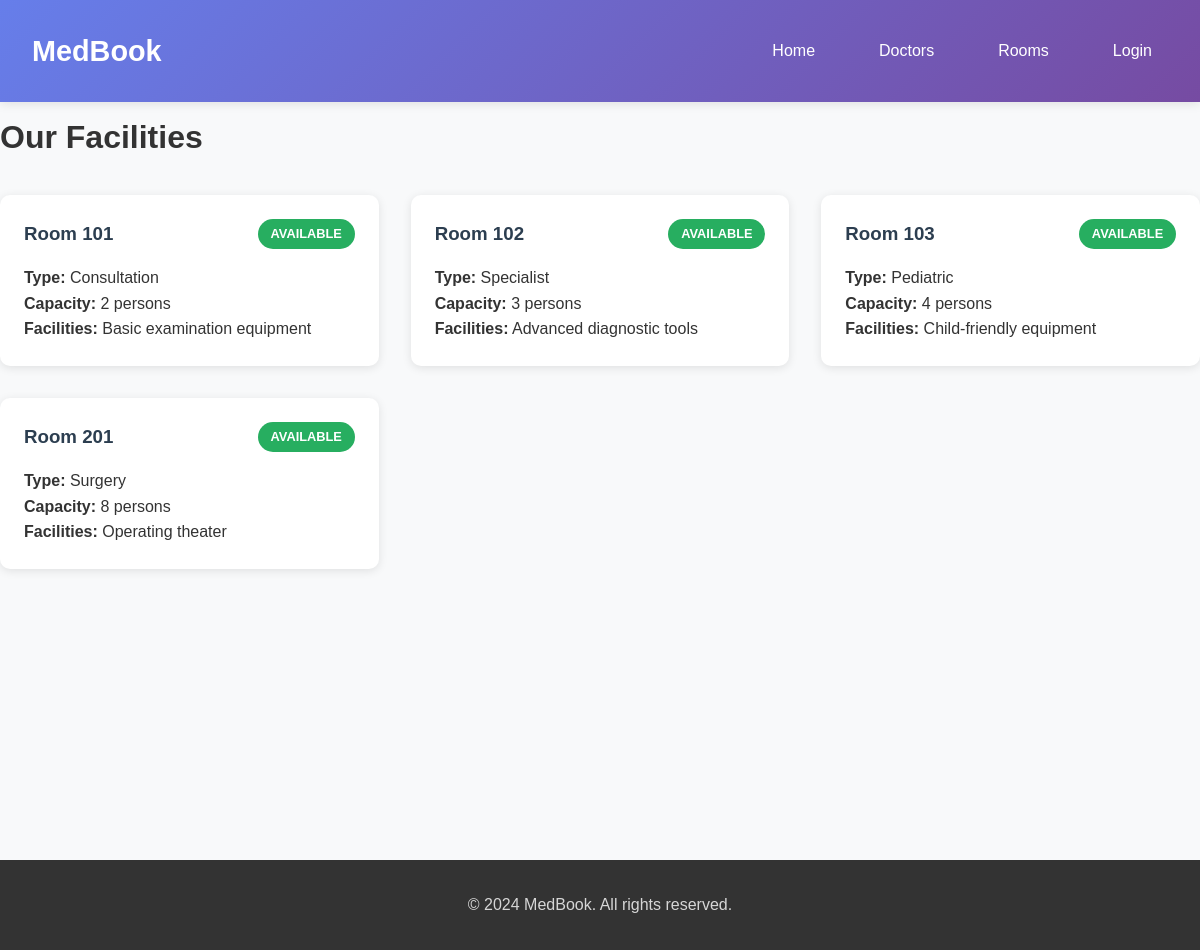
Screenshot of /rooms with the database file from the repository.
### tables this page shows
CREATE TABLE rooms (
            id INTEGER PRIMARY KEY AUTOINCREMENT,
            room_number TEXT NOT NULL,
            room_type TEXT NOT NULL,
            capacity INTEGER,
            facilities TEXT,
            status TEXT DEFAULT 'available'
        );

### app.py (the view)
@app.route('/rooms')
def rooms():
    conn = get_db_connection()
    rooms = conn.execute('SELECT * FROM rooms ORDER BY room_number').fetchall()
    conn.close()
    return render_template('rooms.html', rooms=rooms)

### app.py (called while the page is built)
def get_db_connection():
    conn = sqlite3.connect('database.db')
    conn.row_factory = sqlite3.Row
    return conn

### templates/rooms.html (shortened to what this page needs)
<!DOCTYPE html>
<html lang="en">
<head>
    <link rel="stylesheet" href="{{ url_for('static', filename='style.css') }}">
</head>
<body>
    <nav class="navbar">
        <div class="nav-container">
            <h1 class="nav-brand">MedBook</h1>
            <div class="nav-links">
                <a href="{{ url_for('home') }}">Home</a>
                <a href="{{ url_for('doctors') }}">Doctors</a>
                <a href="{{ url_for('rooms') }}">Rooms</a>
                {% if session.user_id %}
                    <span>Welcome, {{ session.user_name }}!</span>
                    <a href="{{ url_for('logout') }}">Logout</a>
                {% else %}
                    <a href="{{ url_for('login') }}">Login</a>
                {% endif %}
            </div>
        </div>
    </nav>
    <main class="main-content">
        <div class="rooms-container">
            <h1>Our Facilities</h1>
            {% if rooms %}
                <div class="rooms-grid">
                    {% for room in rooms %}
                        <div class="room-card">
                            <div class="room-header">
                                <h3>Room {{ room.room_number }}</h3>
                                <span class="status status-{{ room.status }}">{{ room.status.title() }}</span>
                            </div>
                            <div class="room-details">
                                <p><strong>Type:</strong> {{ room.room_type }}</p>
                                <p><strong>Capacity:</strong> {{ room.capacity }} persons</p>
                                <p><strong>Facilities:</strong> {{ room.facilities }}</p>
                            </div>
                        </div>
                    {% endfor %}
                </div>
            {% else %}
                <p>No rooms available.</p>
            {% endif %}
        </div>
    </main>
    <footer class="footer">
        <p>&copy; 2024 MedBook. All rights reserved.</p>
    </footer>
</body>
</html>

### static/style.css (style rules this page uses)
* { margin: 0; padding: 0; box-sizing: border-box; }
body { font-family: 'Arial', sans-serif; line-height: 1.6; color: #333; background-color: #f8f9fa; }
.navbar { background-color: #2c3e50; padding: 1rem 0; box-shadow: 0 2px 4px rgba(0,0,0,0.1); }
.nav-container { max-width: 1200px; margin: 0 auto; display: flex; justify-content: space-between; align-items: center; padding: 0 2rem; }
.nav-brand { color: #fff; font-size: 1.5rem; font-weight: bold; }
.nav-links { display: flex; gap: 2rem; align-items: center; }
.nav-links a { color: #fff; text-decoration: none; transition: color 0.3s; }
.main-content { max-width: 1200px; margin: 0 auto; padding: 2rem; min-height: calc(100vh - 120px); }
.status { padding: 0.3rem 0.8rem; border-radius: 20px; font-size: 0.8rem; font-weight: bold; text-transform: uppercase; }
.status-available { background-color: #27ae60; color: white; }
.rooms-grid { display: grid; grid-template-columns: repeat(auto-fill, minmax(300px, 1fr)); gap: 2rem; margin-top: 2rem; }
.room-card { background: white; border-radius: 10px; padding: 1.5rem; box-shadow: 0 2px 10px rgba(0,0,0,0.1); }
.room-header { display: flex; justify-content: space-between; align-items: center; margin-bottom: 1rem; }
.room-header h3 { color: #2c3e50; }
body { font-family: 'Segoe UI', Tahoma, Geneva, Verdana, sans-serif; line-height: 1.6; color: #333; background-color: #f8f9fa; }
.navbar { background: linear-gradient(135deg, #667eea 0%, #764ba2 100%); box-shadow: 0 2px 10px rgba(0, 0, 0, 0.1); position: sticky; top: 0; z-index: 1000; }
.nav-container { max-width: 1200px; margin: 0 auto; padding: 0 20px; display: flex; justify-content: space-between; align-items: center; height: 70px; }
.nav-brand { color: white; font-size: 1.8rem; font-weight: bold; text-decoration: none; }
.nav-links { display: flex; gap: 30px; }
.nav-links a { color: white; text-decoration: none; font-weight: 500; transition: all 0.3s ease; padding: 8px 16px; border-radius: 5px; }
.main-content { max-width: 1200px; margin: 0 auto; padding: 40px 20px; min-height: calc(100vh - 70px); }
.footer { background: #333; color: white; text-align: center; padding: 30px 0; margin-top: 50px; }
.footer p { margin: 0; opacity: 0.8; }
.navbar { background: linear-gradient(135deg, #667eea 0%, #764ba2 100%); padding: 1rem 0; box-shadow: 0 2px 10px rgba(0,0,0,0.1); position: fixed; width: 100%; top: 0; z-index: 1000; }
.nav-container { max-width: 1200px; margin: 0 auto; padding: 0 2rem; display: flex; justify-content: space-between; align-items: center; }
.nav-brand { color: white; font-size: 1.8rem; font-weight: bold; }
.nav-links { display: flex; gap: 2rem; }
.nav-links a { color: white; text-decoration: none; padding: 0.5rem 1rem; border-radius: 5px; transition: background-color 0.3s; }
.main-content { margin-top: 80px; padding: 2rem 0; }
.footer { background: #333; color: white; text-align: center; padding: 2rem; }

### rows the page displays
rooms: room_number "101", status "AVAILABLE", room_type "Consultation", capacity "2", facilities "Basic examination equipment"
rooms: room_number "102", status "AVAILABLE", room_type "Specialist", capacity "3", facilities "Advanced diagnostic tools"
rooms: room_number "103", status "AVAILABLE", room_type "Pediatric", capacity "4", facilities "Child-friendly equipment"
rooms: room_number "201", status "AVAILABLE", room_type "Surgery", capacity "8", facilities "Operating theater"
